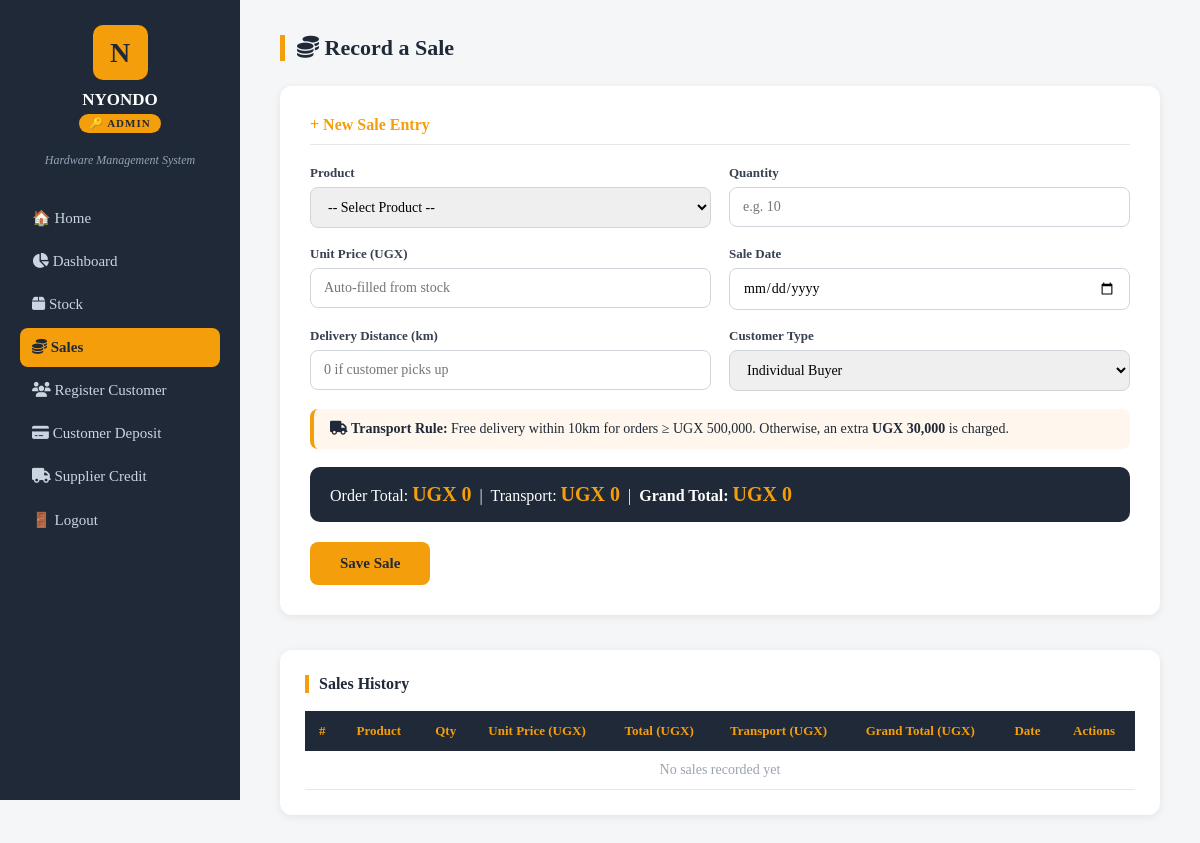
The page /sales/ (signed in) on the database as committed earlier.
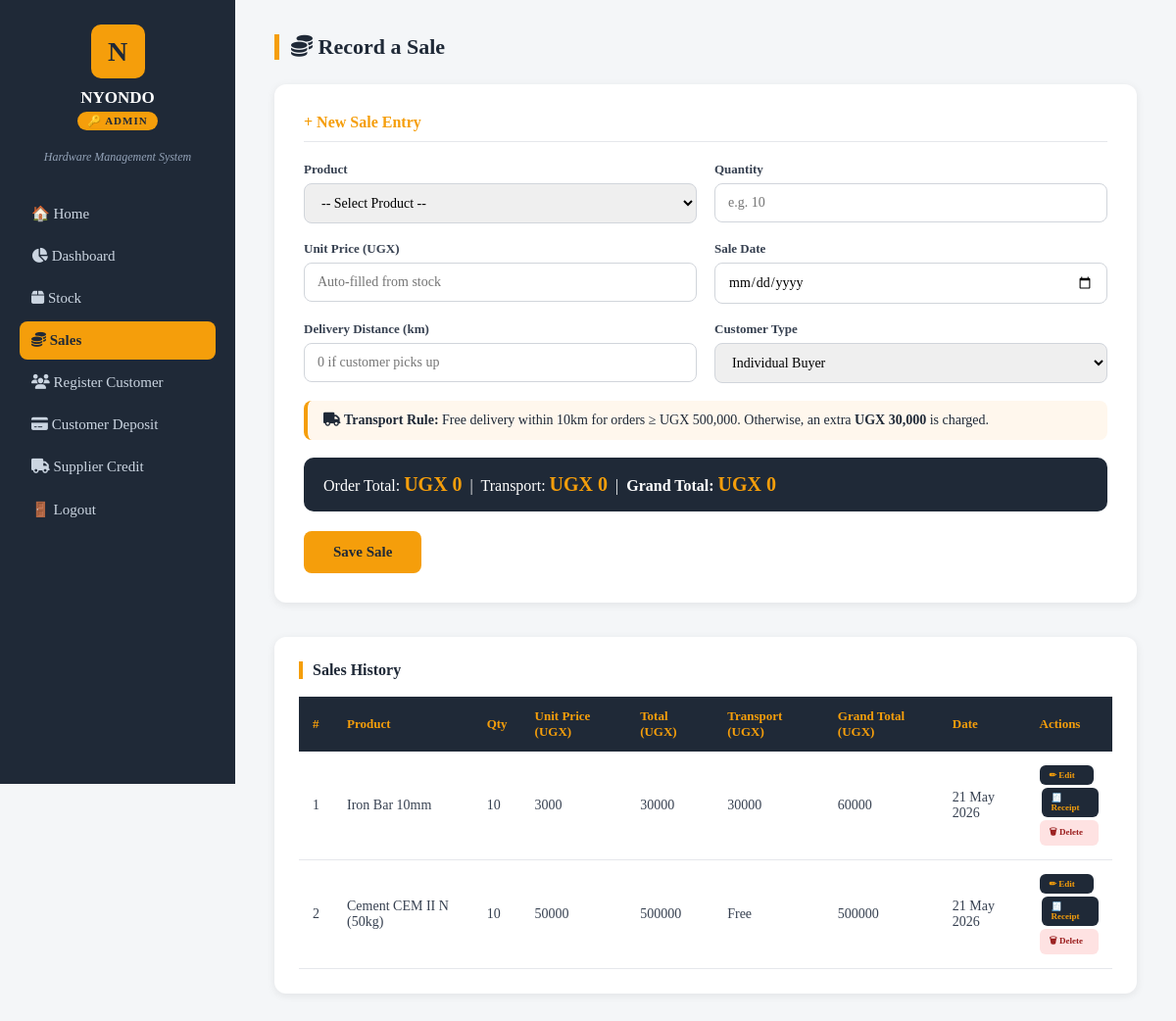
The same page on the database as committed later.
### nyondoapp/models.py (models this page shows, shortened)
class Sale(models.Model):
    product = models.ForeignKey(Product, on_delete=models.CASCADE)
    quantity = models.IntegerField()
    unit_price = models.DecimalField(max_digits=10, decimal_places=2)  # price at time of sale
    total_price = models.DecimalField(max_digits=10, decimal_places=2)  # quantity x unit_price
    distance_km = models.DecimalField(max_digits=6, decimal_places=2, default=0)  # delivery distance
    transport_fee = models.DecimalField(max_digits=10, decimal_places=2, default=0)  # 0 or 30,000 UGX
    date = models.DateTimeField(auto_now_add=True)
    def grand_total(self):
        return self.total_price + self.transport_fee

class Product(models.Model):
    name = models.CharField(max_length=200)
    unit_cost = models.DecimalField(max_digits=10, decimal_places=2)  # buying price
    unit_price = models.DecimalField(max_digits=10, decimal_places=2)  # selling price
    quantity = models.IntegerField(default=0)  # current stock level

### nyondoapp/views.py (the view, shortened to what this page needs)
# urls.py: path('sales/', views.sales, name='sales'),
@login_required
def sales(request):
    role = get_user_role(request.user)
    if request.method == 'POST' and role == 'stockmanager':
        messages.error(request, 'You are not authorized to record sales.')
        return redirect('/dashboard/stockmanager/')
    sales = Sale.objects.all().order_by('-date')
    products = Product.objects.all()
    return render(request, 'sales.html', {'sales': sales, 'products': products})

### nyondoapp/views.py (called while the page is built)
def get_user_role(user):
    groups = user.groups.values_list('name', flat=True)
    if 'admin' in groups:
        return 'admin'
    elif 'salesperson' in groups:
        return 'salesperson'
    elif 'stockmanager' in groups:
        return 'stockmanager'
    return None

### nyondoapp/templates/sales.html (shortened to what this page needs)
<!doctype html>
<html lang="en">
  <head>
    <link rel="stylesheet" href="https://cdnjs.cloudflare.com/ajax/libs/font-awesome/6.5.1/css/all.min.css" />
  </head>
  <body>
    <div class="sidebar">
      <div class="logo-box">N</div>
      <h2>NYONDO</h2>
      {% if request.user.groups.all.0.name == 'admin' %}
      <span class="role-badge">🔑 Admin</span>
      {% elif request.user.groups.all.0.name == 'salesperson' %}
      <span class="role-badge"><i class="fa-solid fa-coins"></i> Salesperson</span>
      {% elif request.user.groups.all.0.name == 'stockmanager' %}
      <span class="role-badge"><i class="fa-solid fa-box"></i> Stock Manager</span>
      {% endif %}
      <p class="tagline">Hardware Management System</p>
      <div class="menu">
        {% if request.user.groups.all.0.name == 'admin' %}
        <a onclick="window.location.href = '/'">🏠 Home</a>
        <a onclick="window.location.href = '/dashboard/admin/'"><i class="fa-solid fa-chart-pie"></i> Dashboard</a>
        <a onclick="window.location.href = '/stock/'"><i class="fa-solid fa-box"></i> Stock</a>
        <a onclick="window.location.href = '/sales/'" class="active"
          ><i class="fa-solid fa-coins"></i> Sales</a
        >
        <a onclick="window.location.href = '/customer_registration/'"
          ><i class="fa-solid fa-users"></i> Register Customer</a
        >
        <a onclick="window.location.href = '/customer_deposit/'"
          ><i class="fa-solid fa-credit-card"></i> Customer Deposit</a
        >
        <a onclick="window.location.href = '/supplier_credit/'"
          ><i class="fa-solid fa-truck"></i> Supplier Credit</a
        >
        {% endif %}
        <a onclick="window.location.href = '/logout/'">🚪 Logout</a>
      </div>
    </div>
    <div class="main">
      <div class="page-title"><i class="fa-solid fa-coins"></i> Record a Sale</div>
      {% if request.user.groups.all.0.name != 'stockmanager' %}
      <div class="form-card">
        <h3>+ New Sale Entry</h3>
        <form method="POST" action="/sales/">
          <div class="form-grid">
            <div>
              <label>Product</label>
              <select
                name="product_id"
                id="product_select"
                onchange="fillPrice()"
              >
                <option value="">-- Select Product --</option>
              </select>
            </div>
            <div>
              <label>Quantity</label>
              <input
                type="number"
                name="quantity"
                id="qty"
                placeholder="e.g. 10"
                oninput="calcTotal()"
                min="1"
              />
            </div>
            <div>
              <label>Unit Price (UGX)</label>
              <input
                type="number"
                name="unit_price_display"
                id="unit_price"
                placeholder="Auto-filled from stock"
                oninput="calcTotal()"
                readonly
              />
            </div>
            <div>
              <label>Sale Date</label>
              <input type="date" name="sale_date" />
            </div>
            <div>
              <label>Delivery Distance (km)</label>
              <input
                type="number"
                name="distance_km"
                id="distance"
                placeholder="0 if customer picks up"
                oninput="calcTotal()"
                min="0"
              />
            </div>
            <div>
              <label>Customer Type</label>
              <select name="customer_type">
                <option>Individual Buyer</option>
              </select>
            </div>
          </div>
          <div class="transport-note">
            <i class="fa-solid fa-truck"></i> <strong>Transport Rule:</strong> Free delivery within 10km for
            orders ≥ UGX 500,000. Otherwise, an extra
            <strong>UGX 30,000</strong> is charged.
          </div>
          <div class="total-box">
            Order Total: <span id="total-display">UGX 0</span> &nbsp;|&nbsp;
            Transport: <span id="transport-display">UGX 0</span> &nbsp;|&nbsp;
            <strong>Grand Total: <span id="grand-display">UGX 0</span></strong>
          </div>
          <button class="btn-submit" type="submit">Save Sale</button>
        </form>
      </div>
      {% endif %}
      <div class="table-section">
        <h3>Sales History</h3>
        <table>
          <thead>
            <tr>
              <th>#</th>
              <th>Product</th>
              <th>Qty</th>
              <th>Unit Price (UGX)</th>
              <th>Total (UGX)</th>
              <th>Transport (UGX)</th>
              <th>Grand Total (UGX)</th>
              <th>Date</th>
              {% if request.user.groups.all.0.name != 'stockmanager' %}
              <th>Actions</th>
              {% endif %}
            </tr>
          </thead>
          <tbody>
            {% for sale in sales %}
            <tr>
              <td>{{ forloop.counter }}</td>
              <td>{{ sale.product.name }}</td>
              <td>{{ sale.quantity }}</td>
              <td>{{ sale.unit_price|floatformat:0 }}</td>
              <td>{{ sale.total_price|floatformat:0 }}</td>
              <td>
                {% if sale.transport_fee == 0 %}Free{% else %}{{sale.transport_fee|floatformat:0 }}{% endif %}
              </td>
              <td>{{ sale.grand_total|floatformat:0 }}</td>
              <td>{{ sale.date|date:"d M Y" }}</td>
              {% if request.user.groups.all.0.name != 'stockmanager' %}
              <td>
                <a href="/sales/edit/{{ sale.id }}/" class="btn-edit">✏ Edit</a>
                <a href="/sales/receipt/{{ sale.id }}/" class="btn-print"
                  >🧾 Receipt</a
                >
                <a href="/sales/delete/{{ sale.id }}/" class="btn-delete"
                  >🗑 Delete</a
                >
              </td>
              {% endif %}
            </tr>
            {% empty %}
            <tr>
              <td colspan="9" style="text-align: center; color: #9ca3af">
                No sales recorded yet
              </td>
            </tr>
            {% endfor %}
          </tbody>
        </table>
      </div>
    </div>
  </body>
</html>

### nyondoapp/templates/sales.html (style rules this page uses)
* { box-sizing: border-box; margin: 0; padding: 0; font-family: Georgia, serif; }
body { background: #f4f6f8; color: #1f2937; }
.sidebar { position: fixed; left: 0; top: 0; width: 240px; height: 100vh; background: #1f2937; color: #fff; padding: 25px 20px; overflow-y: auto; }
.logo-box { width: 55px; height: 55px; background: #f59e0b; color: #1f2937; border-radius: 10px; display: flex; align-items: center; justify-content: center; font-size: 28px; font-weight: bold; margin: 0 auto 10px; }
.sidebar h2 { text-align: center; font-size: 17px; margin-bottom: 4px; }
.sidebar p.tagline { text-align: center; font-size: 12px; color: #94a3b8; font-style: italic; margin-bottom: 30px; }
.role-badge { display: block; text-align: center; background: #f59e0b; color: #1f2937; font-size: 11px; font-weight: bold; padding: 3px 10px; border-radius: 20px; margin: 0 auto 20px; width: fit-content; letter-spacing: 1px; text-transform: uppercase; }
.menu a { display: block; color: #cbd5e1; text-decoration: none; padding: 11px 12px; border-radius: 8px; font-size: 15px; margin-bottom: 4px; cursor: pointer; }
.menu a.active { background: #f59e0b; color: #1f2937; font-weight: bold; }
.main { margin-left: 240px; padding: 35px 40px; }
.page-title { font-size: 22px; font-weight: bold; border-left: 5px solid #f59e0b; padding-left: 12px; margin-bottom: 25px; }
.form-card { background: #fff; border-radius: 12px; padding: 30px; box-shadow: 0 2px 8px rgba(0, 0, 0, 0.08); margin-bottom: 35px; }
.form-card h3 { font-size: 16px; color: #f59e0b; border-bottom: 1px solid #e5e7eb; padding-bottom: 10px; margin-bottom: 20px; }
.form-grid { display: grid; grid-template-columns: 1fr 1fr; gap: 18px; }
label { display: block; font-size: 13px; font-weight: bold; margin-bottom: 6px; color: #374151; }
input, select { width: 100%; padding: 11px 13px; border: 1.5px solid #d1d5db; border-radius: 8px; font-size: 14px; outline: none; }
.transport-note { margin-top: 18px; background: #fff7ed; border-left: 4px solid #f59e0b; padding: 12px 16px; border-radius: 8px; font-size: 14px; color: #1f2937; }
.total-box { margin-top: 18px; background: #1f2937; color: #ffffff; padding: 16px 20px; border-radius: 10px; font-size: 16px; }
.total-box span { color: #f59e0b; font-size: 20px; font-weight: bold; }
.btn-submit { margin-top: 20px; background: #f59e0b; color: #1f2937; padding: 13px 30px; border: none; border-radius: 8px; font-size: 15px; font-weight: bold; cursor: pointer; }
.table-section { background: #fff; border-radius: 12px; padding: 25px; box-shadow: 0 2px 8px rgba(0, 0, 0, 0.08); }
.table-section h3 { font-size: 16px; margin-bottom: 18px; border-left: 4px solid #f59e0b; padding-left: 10px; }
table { width: 100%; border-collapse: collapse; font-size: 14px; }
th { background: #1f2937; color: #f59e0b; padding: 12px 14px; text-align: left; font-size: 13px; }
td { padding: 11px 14px; border-bottom: 1px solid #e5e7eb; color: #374151; }
.btn-edit { background: #1f2937; color: #f59e0b; padding: 5px 10px; border-radius: 6px; font-size: 9px; font-weight: bold; text-decoration: none; display: flex; margin-right: 5px; align-items: center; gap: 8px; margin-bottom: 3px; margin-top: 3px; }
.btn-delete { background: #fee2e2; color: #991b1b; padding: 5px 10px; border-radius: 6px; font-size: 9px; font-weight: bold; text-decoration: none; display: flex; align-items: center; gap: 8px; margin-bottom: 3px; margin-top: 3px; }
.btn-print { background: #1f2937; color: #f59e0b; padding: 5px 10px; border-radius: 6px; font-size: 9px; font-weight: bold; text-decoration: none; display: flex; margin-left: 2px; align-items: center; gap: 8px; margin-bottom: 3px; margin-top: 3px; }

Rows that differ between the two databases and show on the page:
added Sale: product.name "Iron Bar 10mm", quantity "10", unit_price "3000", total_price "30000", transport_fee "30000", grand_total "60000", date "21 May 2026"
added Sale: product.name "Cement CEM II N (50kg)", quantity "10", unit_price "50000", total_price "500000", shows "Free", grand_total "500000", date "21 May 2026"
Other text that changed with them:
text no longer shown: "No sales recorded yet"
